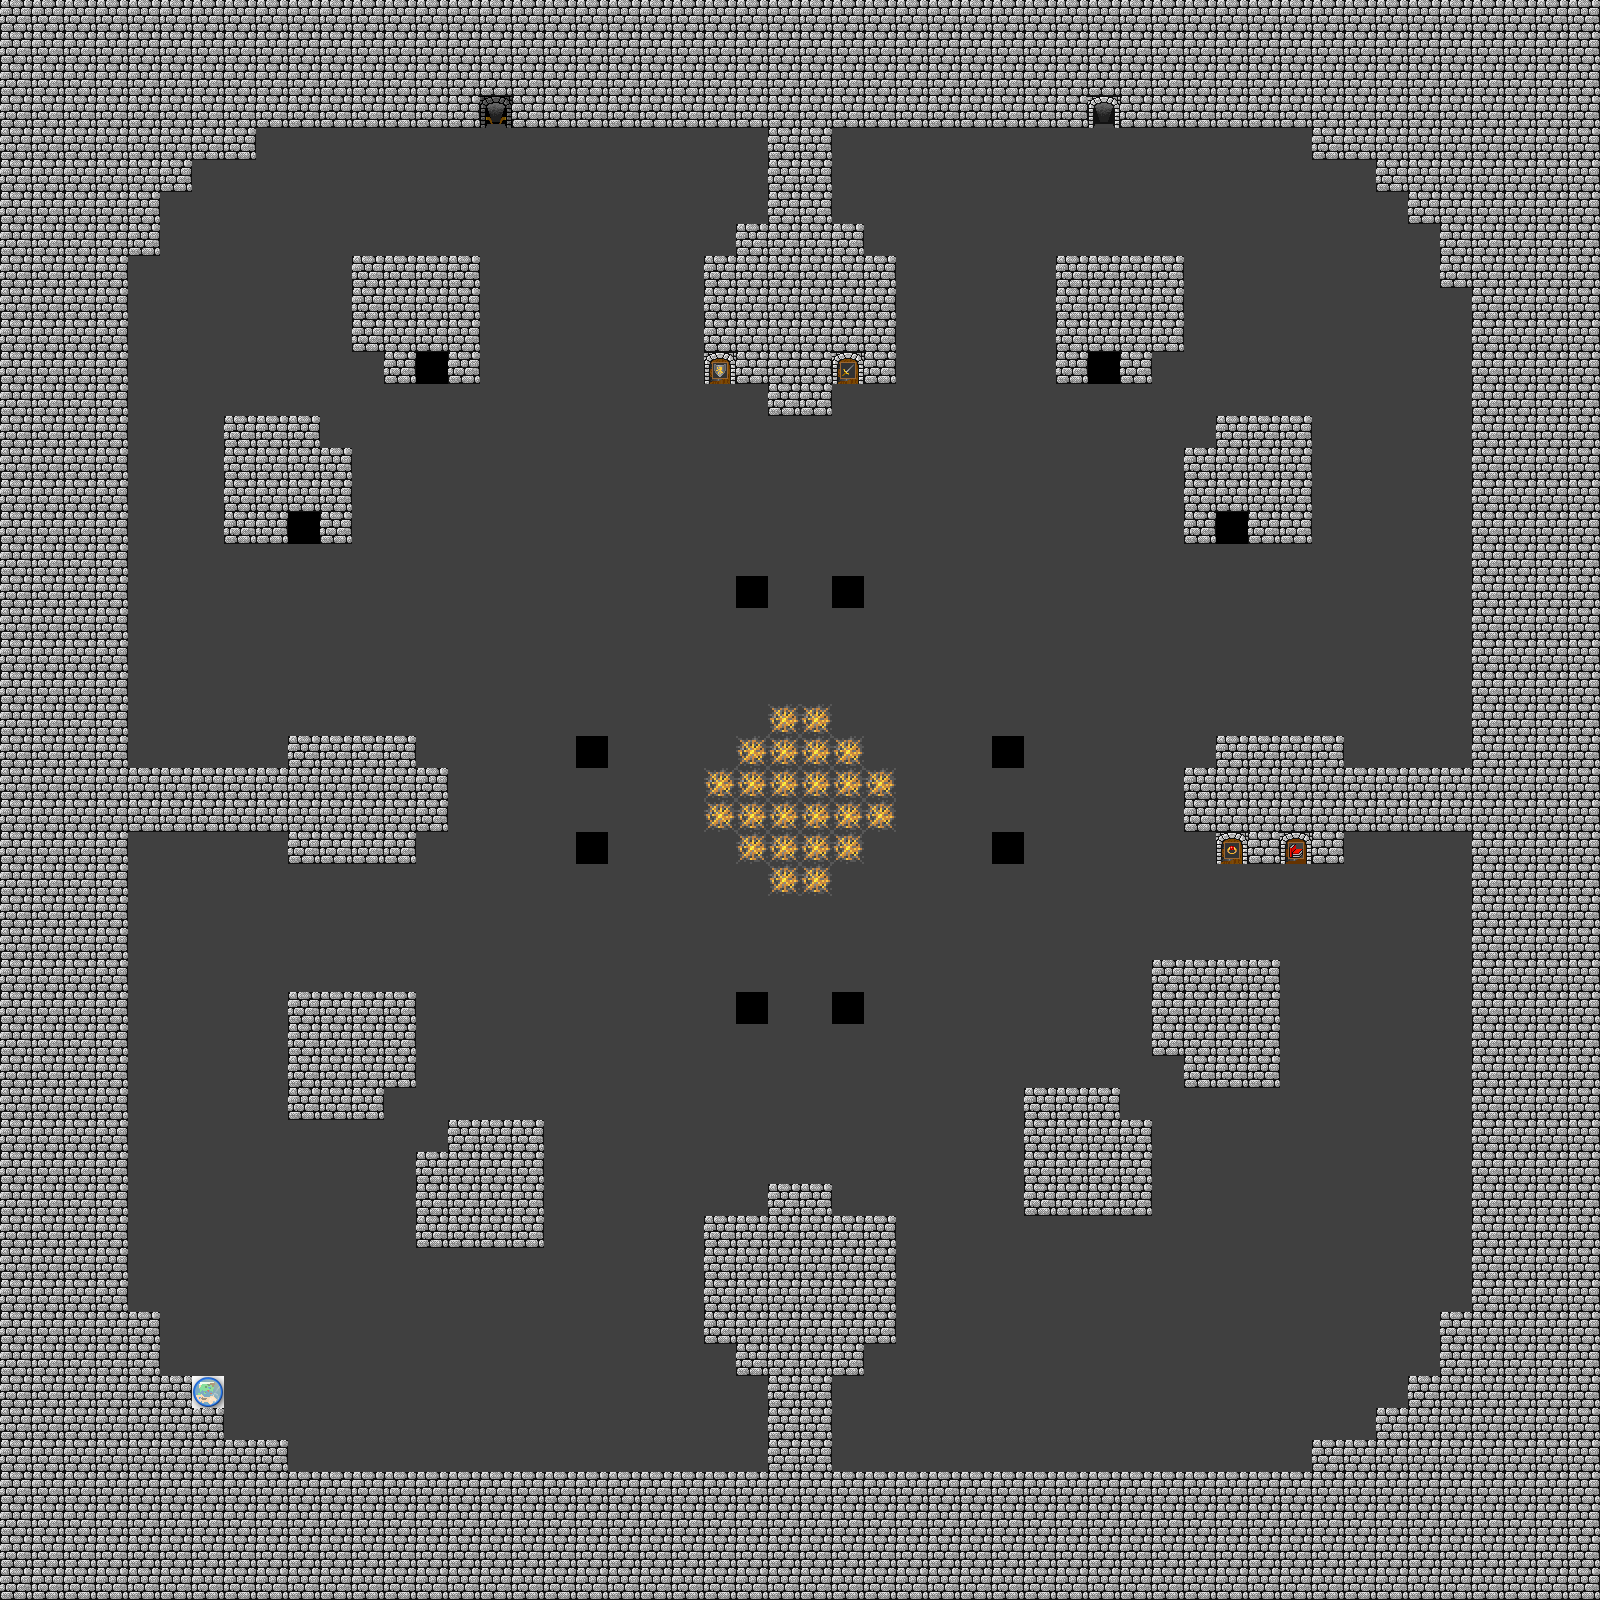

The image is a tile-based game level rendered from a .tmx file. Its description and source (layers, tilesets, objects; grid data summarised) follow:
An orthogonal 50x50 tile map with 32x32 px tiles, 1 tile layer (Terrain), 4 tilesets.

<map version="1.0" orientation="orthogonal" width="50" height="50" tilewidth="32" tileheight="32">
 <tileset firstgid="1" name="dg_grounds32" tilewidth="32" tileheight="32">
  <image source="gfx/dg_grounds32.gif" width="288" height="640" />
  <tile id="0">
   <properties>
    <property name="display" value="." />
    <property name="value" value="&quot;OLD_FLOOR&quot;" />
   </properties>
  </tile>
  <tile id="9">
   <properties>
    <property name="display" value="." />
    <property name="value" value="&quot;GRASS&quot;" />
   </properties>
  </tile>
  <tile id="30">
   <properties>
    <property name="display" value="_" />
    <property name="value" value="&quot;ROAD&quot;" />
   </properties>
  </tile>
  <tile id="54">
   <properties>
    <property name="display" value="t" />
    <property name="value" value="{&quot;TREE&quot;,&quot;TREE2&quot;,&quot;TREE3&quot;,&quot;TREE4&quot;,&quot;TREE5&quot;,&quot;TREE6&quot;,&quot;TREE7&quot;,&quot;TREE8&quot;,&quot;TREE9&quot;,&quot;TREE10&quot;,&quot;TREE11&quot;,&quot;TREE12&quot;,&quot;TREE13&quot;,&quot;TREE14&quot;,&quot;TREE15&quot;,&quot;TREE16&quot;,&quot;TREE17&quot;,&quot;TREE18&quot;,&quot;TREE19&quot;,&quot;TREE20&quot;}" />
   </properties>
  </tile>
  <tile id="72">
   <properties>
    <property name="display" value="~" />
    <property name="value" value="&quot;DEEP_WATER&quot;" />
   </properties>
  </tile>
  <tile id="117">
   <properties>
    <property name="display" value="^" />
   </properties>
  </tile>
  <tile id="159">
   <properties>
    <property name="display" value="-" />
   </properties>
  </tile>
  <tile id="168">
   <properties>
    <property name="display" value="*" />
   </properties>
  </tile>
 </tileset>
 <tileset firstgid="181" name="numbers" tilewidth="32" tileheight="32">
  <image source="gfx/numbers.png" width="192" height="192" />
  <tile id="0">
   <properties>
    <property name="display" value="1" />
   </properties>
  </tile>
  <tile id="1">
   <properties>
    <property name="display" value="2" />
   </properties>
  </tile>
  <tile id="2">
   <properties>
    <property name="display" value="@" />
   </properties>
  </tile>
  <tile id="3">
   <properties>
    <property name="display" value="4" />
   </properties>
  </tile>
  <tile id="4">
   <properties>
    <property name="display" value="5" />
   </properties>
  </tile>
  <tile id="5">
   <properties>
    <property name="display" value="6" />
   </properties>
  </tile>
  <tile id="6">
   <properties>
    <property name="display" value="7" />
   </properties>
  </tile>
  <tile id="30">
   <properties>
    <property name="display" value="A" />
   </properties>
  </tile>
  <tile id="31">
   <properties>
    <property name="display" value="B" />
   </properties>
  </tile>
  <tile id="32">
   <properties>
    <property name="display" value="C" />
   </properties>
  </tile>
  <tile id="33">
   <properties>
    <property name="display" value="D" />
   </properties>
  </tile>
  <tile id="34">
   <properties>
    <property name="display" value="E" />
   </properties>
  </tile>
  <tile id="35">
   <properties>
    <property name="display" value="F" />
   </properties>
  </tile>
 </tileset>
 <tileset firstgid="217" name="tome-terrains" tilewidth="32" tileheight="32">
  <image source="gfx/tome-terrains.png" width="256" height="576" />
  <tile id="1">
   <properties>
    <property name="display" value="#" />
    <property name="value" value="&quot;HARDWALL&quot;" />
   </properties>
  </tile>
  <tile id="73">
   <properties>
    <property name="display" value="&gt;" />
    <property name="value" value="&quot;DEEP_BELLOW&quot;" />
   </properties>
  </tile>
  <tile id="76">
   <properties>
    <property name="display" value="s" />
   </properties>
  </tile>
  <tile id="85">
   <properties>
    <property name="display" value="&amp;" />
    <property name="value" value="{&quot;CRYSTAL_WALL&quot;,&quot;CRYSTAL_WALL2&quot;,&quot;CRYSTAL_WALL3&quot;,&quot;CRYSTAL_WALL4&quot;,&quot;CRYSTAL_WALL5&quot;,&quot;CRYSTAL_WALL6&quot;,&quot;CRYSTAL_WALL7&quot;,&quot;CRYSTAL_WALL8&quot;,&quot;CRYSTAL_WALL9&quot;,&quot;CRYSTAL_WALL10&quot;,&quot;CRYSTAL_WALL11&quot;,&quot;CRYSTAL_WALL12&quot;,&quot;CRYSTAL_WALL13&quot;,&quot;CRYSTAL_WALL14&quot;,&quot;CRYSTAL_WALL15&quot;,&quot;CRYSTAL_WALL16&quot;,&quot;CRYSTAL_WALL17&quot;,&quot;CRYSTAL_WALL18&quot;,&quot;CRYSTAL_WALL19&quot;,&quot;CRYSTAL_WALL20&quot;,}" />
   </properties>
  </tile>
  <tile id="135">
   <properties>
    <property name="display" value="&lt;" />
    <property name="value" value="&quot;UP_WILDERNESS&quot;" />
   </properties>
  </tile>
 </tileset>
 <tileset firstgid="361" name="dg_town132" tilewidth="32" tileheight="32">
  <image source="gfx/dg_town132.gif" width="288" height="128" />
  <tile id="4">
   <properties>
    <property name="display" value="2" />
    <property name="value" value="&quot;ARMOR_STORE&quot;" />
   </properties>
  </tile>
  <tile id="5">
   <properties>
    <property name="display" value="3" />
    <property name="value" value="&quot;WEAPON_STORE&quot;" />
   </properties>
  </tile>
  <tile id="8">
   <properties>
    <property name="display" value="9" />
    <property name="value" value="&quot;GEM_STORE&quot;" />
   </properties>
  </tile>
  <tile id="22">
   <properties>
    <property name="display" value="4" />
   </properties>
  </tile>
  <tile id="24">
   <properties>
    <property name="display" value="5" />
    <property name="value" value="&quot;RUNIC_STORE&quot;" />
   </properties>
  </tile>
  <tile id="29">
   <properties>
    <property name="display" value="R" />
    <property name="value" value="&quot;ESCAPE_REKNOR&quot;" />
   </properties>
  </tile>
 </tileset>
 <layer name="Terrain" width="50" height="50">
  <data>[2500 cells, 2500 non-empty, 20 distinct tile ids]</data>
 </layer>
</map>
